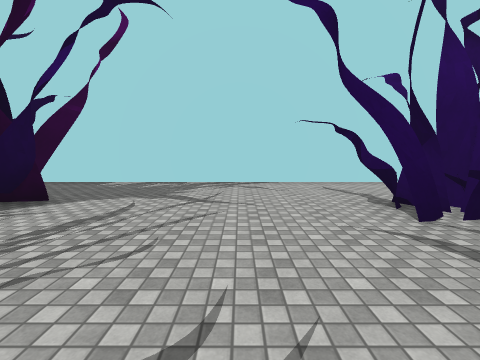
[1] (above)

16 first-person views from a walk through a scene from a Unity 3-D project. The camera is 1.5 m above the floor, tilts 6° down and sees 90° across. The floor is counted in squares, 2 m on a side. Each view is taken from the middle of a square. On the plan, view 1 faces up. The plan holds only what a view shows up to about 9 squares ahead; the rest is blank. The place goes on beyond the plan. Some animated figures are left out. Some surface patterns are stand-ins.

[2]
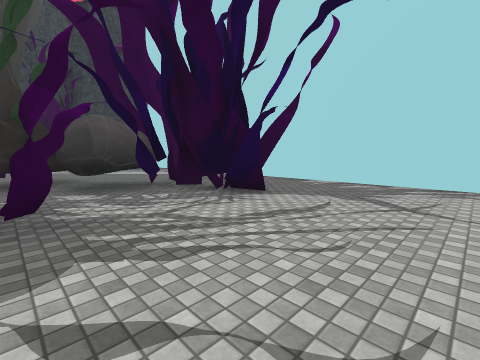

[3]
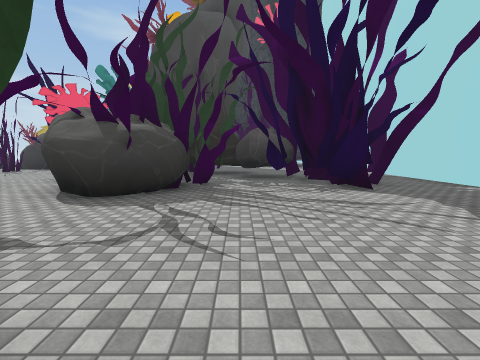

[4]
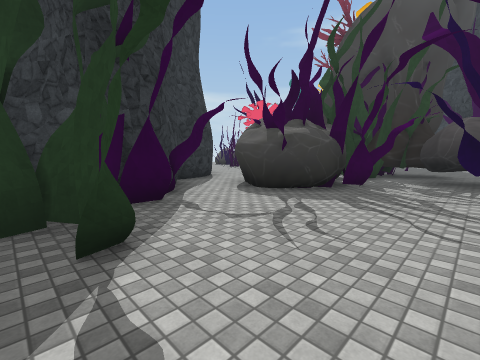

[5]
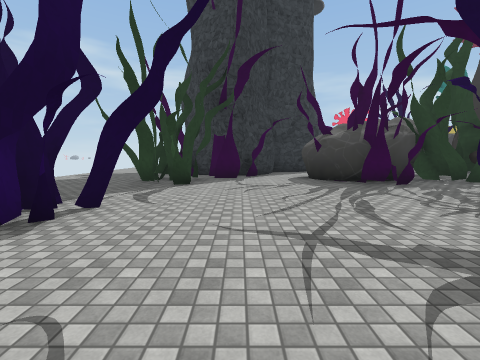

[6]
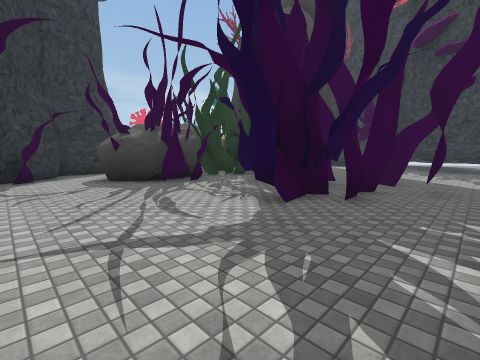

[7]
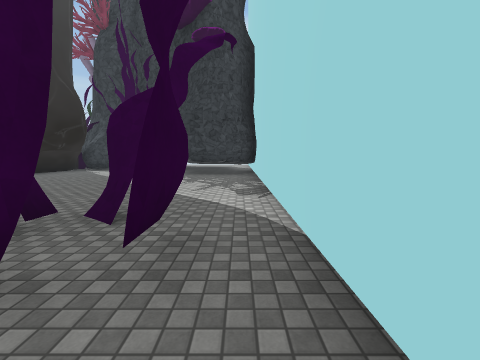

[8]
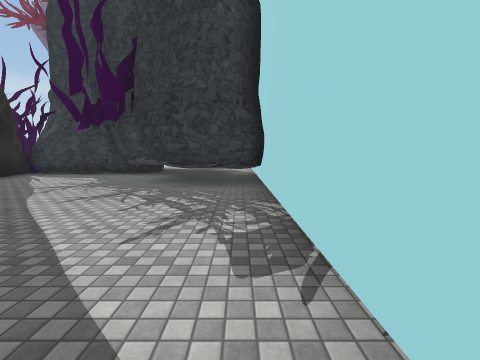

[9]
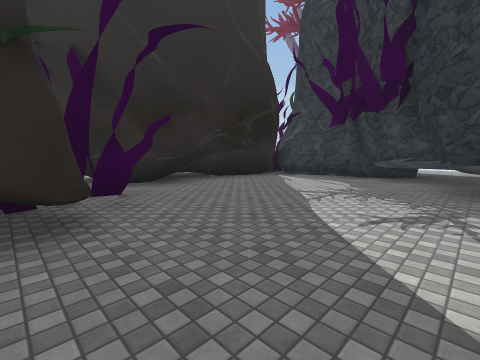

[10]
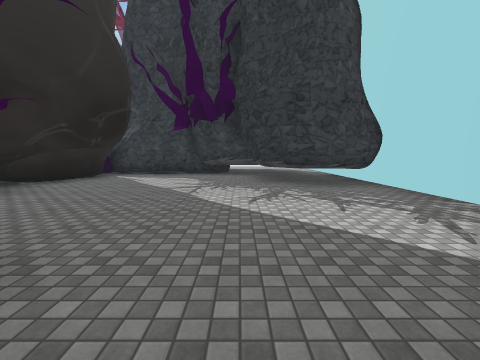

[11]
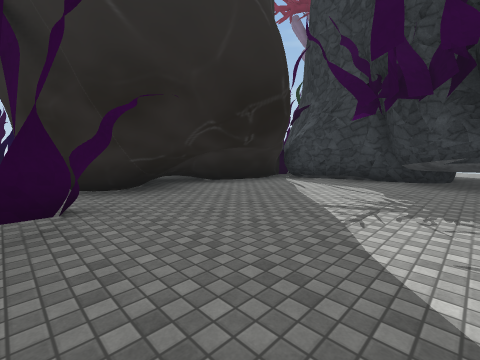

[12]
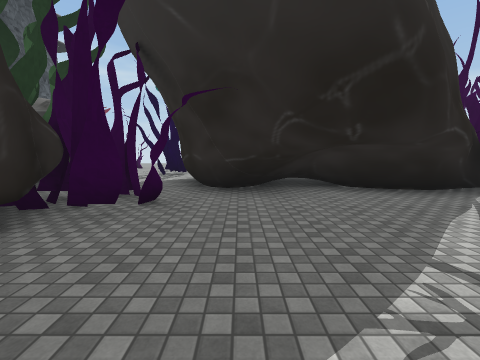

[13]
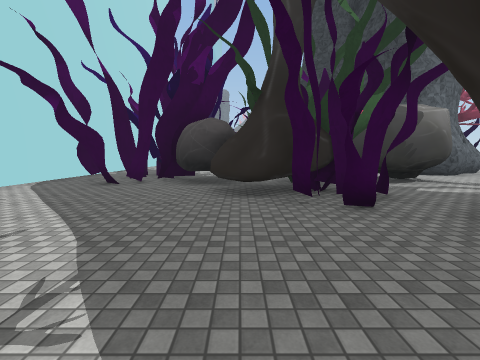

[14]
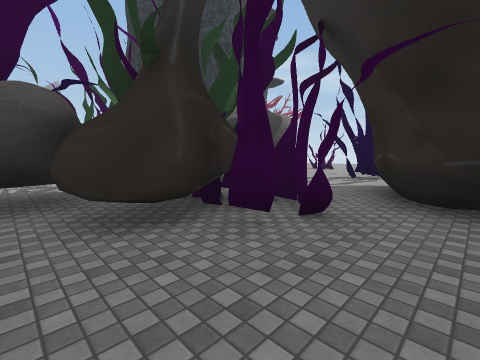

[15]
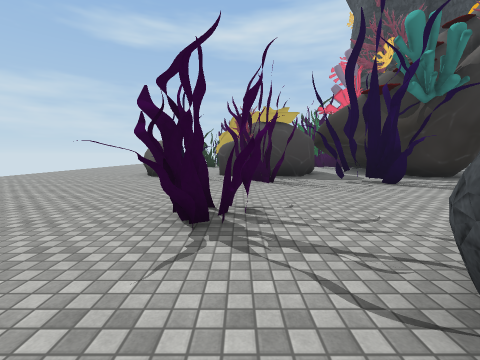

[16]
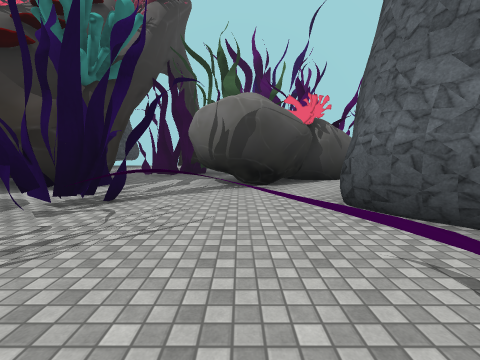

### Floor plan
Key: @ floor where view 1 was taken; # wall or solid block; . floor; ^ raised ledge; R rock; T thing the floor can be seen under or through; O other object.
Columns run from 17 left of view 1 to 5 right of it. Each row starts with its distance up from view 1.
  7  ######################
  6     #.................
  5     #.....##.........
  4  #^##.....####.....##
  3  #.........###.....##
  2 ##........RRR.......#
  1 #........##R..........
  0 ##......TTT#.##..@###..
 -1  #.....TTTT####...###..
 -2  #####TT...# ###.#.#...
 -3        T..#####.####
 -4        #..###...#
 -5        #......###
 -6        ###...##
 -7       ###....#
 -8       ##......
 -9       #.OO....#
-10       #.O...O...
-11       ......O..
-12       R........
-13      RR......
-14       ......
-15       .....
-16       ....
-17       ...
-18       ..

Where each view was taken, in squares from view 1:
view 1: 0 up, 0 right, facing up
view 2: 0 up, 0 right, facing up-left
view 3: 1 up, 2 right, facing left
view 4: 2 up, 2 right, facing down-left
view 5: 6 up, 0 right, facing down
view 6: 6 up, 0 right, facing down-left
view 7: 6 up, 4 left, facing left
view 8: 6 up, 7 left, facing left
view 9: 4 up, 8 left, facing down-left
view 10: 3 up, 7 left, facing left
view 11: 3 up, 9 left, facing down-left
view 12: 3 up, 11 left, facing down
view 13: 1 up, 13 left, facing right
view 14: 2 up, 11 left, facing down-right
view 15: 10 down, 2 left, facing left
view 16: 10 down, 6 left, facing up
